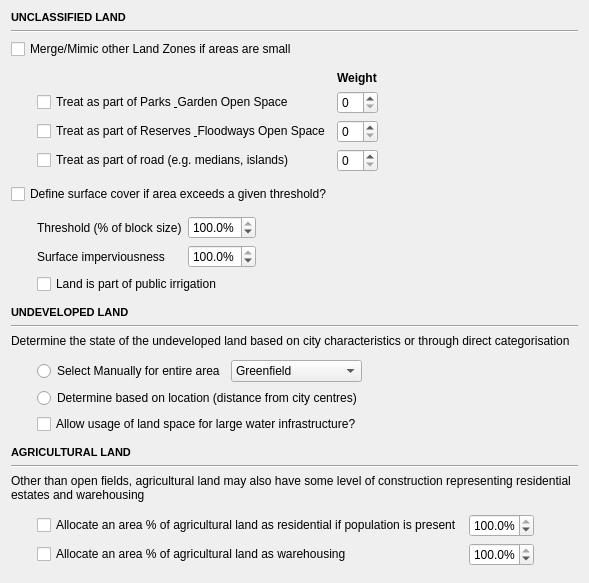
                <widget class="QWidget" name="inputs_contents_6">
                 <property name="geometry">
                  <rect>
                   <x>0</x>
                   <y>0</y>
                   <width>589</width>
                   <height>583</height>
                  </rect>
                 </property>
                 <layout class="QVBoxLayout" name="verticalLayout_17">
                  <item>
                   <widget class="QLabel" name="unc_title">
                    <property name="sizePolicy">
                     <sizepolicy hsizetype="Preferred" vsizetype="Fixed">
                      <horstretch>0</horstretch>
                      <verstretch>13</verstretch>
                     </sizepolicy>
                    </property>
                    <property name="minimumSize">
                     <size>
                      <width>0</width>
                      <height>13</height>
                     </size>
                    </property>
                    <property name="maximumSize">
                     <size>
                      <width>16777215</width>
                      <height>13</height>
                     </size>
                    </property>
                    <property name="text">
                     <string>&lt;!DOCTYPE HTML PUBLIC &quot;-//W3C//DTD HTML 4.0//EN&quot; &quot;http://www.w3.org/TR/REC-html40/strict.dtd&quot;&gt;
&lt;html&gt;&lt;head&gt;&lt;meta name=&quot;qrichtext&quot; content=&quot;1&quot; /&gt;&lt;style type=&quot;text/css&quot;&gt;
p, li { white-space: pre-wrap; }
&lt;/style&gt;&lt;/head&gt;&lt;body style=&quot; font-family:'MS Shell Dlg 2'; font-size:8pt; font-weight:400; font-style:normal;&quot;&gt;
&lt;p style=&quot; margin-top:0px; margin-bottom:0px; margin-left:0px; margin-right:0px; -qt-block-indent:0; text-indent:0px;&quot;&gt;&lt;span style=&quot; font-weight:600;&quot;&gt;UNCLASSIFIED LAND&lt;/span&gt;&lt;/p&gt;&lt;/body&gt;&lt;/html&gt;</string>
                    </property>
                   </widget>
                  </item>
                  <item>
                   <widget class="Line" name="line_21">
                    <property name="orientation">
                     <enum>Qt::Horizontal</enum>
                    </property>
                   </widget>
                  </item>
                  <item>
                   <widget class="QCheckBox" name="unc_merge_check">
                    <property name="text">
                     <string>Merge/Mimic other Land Zones if areas are small</string>
                    </property>
                   </widget>
                  </item>
                  <item>
                   <widget class="QWidget" name="widget_24" native="true">
                    <property name="minimumSize">
                     <size>
                      <width>0</width>
                      <height>0</height>
                     </size>
                    </property>
                    <layout class="QGridLayout" name="gridLayout_27">
                     <property name="leftMargin">
                      <number>6</number>
                     </property>
                     <property name="topMargin">
                      <number>6</number>
                     </property>
                     <property name="rightMargin">
                      <number>6</number>
                     </property>
                     <property name="bottomMargin">
                      <number>6</number>
                     </property>
                     <item row="1" column="3">
                      <spacer name="horizontalSpacer_35">
                       <property name="orientation">
                        <enum>Qt::Horizontal</enum>
                       </property>
                       <property name="sizeHint" stdset="0">
                        <size>
                         <width>40</width>
                         <height>20</height>
                        </size>
                       </property>
                      </spacer>
                     </item>
                     <item row="1" column="1">
                      <widget class="QCheckBox" name="unc_merge2pg_check">
                       <property name="text">
                        <string>Treat as part of Parks &amp; Garden Open Space</string>
                       </property>
                      </widget>
                     </item>
                     <item row="1" column="2">
                      <widget class="QSpinBox" name="unc_merge2pg_spin"/>
                     </item>
                     <item row="0" column="2">
                      <widget class="QLabel" name="unc_mergeweight_lbl">
                       <property name="text">
                        <string>&lt;html&gt;&lt;head/&gt;&lt;body&gt;&lt;p&gt;&lt;span style=&quot; font-weight:600;&quot;&gt;Weight&lt;/span&gt;&lt;/p&gt;&lt;/body&gt;&lt;/html&gt;</string>
                       </property>
                      </widget>
                     </item>
                     <item row="3" column="2">
                      <widget class="QSpinBox" name="unc_merge2trans_spin"/>
                     </item>
                     <item row="2" column="1">
                      <widget class="QCheckBox" name="unc_merge2ref_check">
                       <property name="text">
                        <string>Treat as part of Reserves &amp; Floodways Open Space</string>
                       </property>
                      </widget>
                     </item>
                     <item row="3" column="1">
                      <widget class="QCheckBox" name="unc_merge2trans_check">
                       <property name="text">
                        <string>Treat as part of road (e.g. medians, islands)</string>
                       </property>
                      </widget>
                     </item>
                     <item row="2" column="2">
                      <widget class="QSpinBox" name="unc_merge2ref_spin"/>
                     </item>
                     <item row="1" column="0">
                      <spacer name="horizontalSpacer_36">
                       <property name="orientation">
                        <enum>Qt::Horizontal</enum>
                       </property>
                       <property name="sizeType">
                        <enum>QSizePolicy::Fixed</enum>
                       </property>
                       <property name="sizeHint" stdset="0">
                        <size>
                         <width>20</width>
                         <height>20</height>
                        </size>
                       </property>
                      </spacer>
                     </item>
                    </layout>
                   </widget>
                  </item>
                  <item>
                   <widget class="QCheckBox" name="unc_custom_check">
                    <property name="text">
                     <string>Define surface cover if area exceeds a given threshold?</string>
                    </property>
                   </widget>
                  </item>
                  <item>
                   <widget class="QWidget" name="unc_params" native="true">
                    <property name="sizePolicy">
                     <sizepolicy hsizetype="Preferred" vsizetype="Fixed">
                      <horstretch>0</horstretch>
                      <verstretch>0</verstretch>
                     </sizepolicy>
                    </property>
                    <property name="minimumSize">
                     <size>
                      <width>0</width>
                      <height>0</height>
                     </size>
                    </property>
                    <property name="maximumSize">
                     <size>
                      <width>16777215</width>
                      <height>16777215</height>
                     </size>
                    </property>
                    <layout class="QGridLayout" name="gridLayout_28">
                     <property name="leftMargin">
                      <number>6</number>
                     </property>
                     <property name="topMargin">
                      <number>6</number>
                     </property>
                     <property name="rightMargin">
                      <number>6</number>
                     </property>
                     <property name="bottomMargin">
                      <number>6</number>
                     </property>
                     <item row="0" column="1">
                      <widget class="QLabel" name="unc_customthresh_lbl">
                       <property name="text">
                        <string>Threshold (% of block size)</string>
                       </property>
                      </widget>
                     </item>
                     <item row="0" column="2">
                      <widget class="QDoubleSpinBox" name="unc_areathresh_spin">
                       <property name="suffix">
                        <string>%</string>
                       </property>
                       <property name="decimals">
                        <number>1</number>
                       </property>
                       <property name="value">
                        <double>100.000000000000000</double>
                       </property>
                      </widget>
                     </item>
                     <item row="1" column="1">
                      <widget class="QLabel" name="unc_customimp_lbl">
                       <property name="text">
                        <string>Surface imperviousness</string>
                       </property>
                      </widget>
                     </item>
                     <item row="2" column="1" colspan="2">
                      <widget class="QCheckBox" name="unc_customirrigate_check">
                       <property name="text">
                        <string>Land is part of public irrigation</string>
                       </property>
                      </widget>
                     </item>
                     <item row="1" column="2">
                      <widget class="QDoubleSpinBox" name="unc_customimp_spin">
                       <property name="suffix">
                        <string>%</string>
                       </property>
                       <property name="decimals">
                        <number>1</number>
                       </property>
                       <property name="value">
                        <double>100.000000000000000</double>
                       </property>
                      </widget>
                     </item>
                     <item row="0" column="0">
                      <spacer name="horizontalSpacer_37">
                       <property name="orientation">
                        <enum>Qt::Horizontal</enum>
                       </property>
                       <property name="sizeType">
                        <enum>QSizePolicy::Fixed</enum>
                       </property>
                       <property name="sizeHint" stdset="0">
                        <size>
                         <width>20</width>
                         <height>20</height>
                        </size>
                       </property>
                      </spacer>
                     </item>
                     <item row="0" column="3">
                      <spacer name="horizontalSpacer_38">
                       <property name="orientation">
                        <enum>Qt::Horizontal</enum>
                       </property>
                       <property name="sizeHint" stdset="0">
                        <size>
                         <width>40</width>
                         <height>20</height>
                        </size>
                       </property>
                      </spacer>
                     </item>
                    </layout>
                   </widget>
                  </item>
                  <item>
                   <widget class="QLabel" name="und_title">
                    <property name="sizePolicy">
                     <sizepolicy hsizetype="Preferred" vsizetype="Fixed">
                      <horstretch>0</horstretch>
                      <verstretch>13</verstretch>
                     </sizepolicy>
                    </property>
                    <property name="minimumSize">
                     <size>
                      <width>0</width>
                      <height>13</height>
                     </size>
                    </property>
                    <property name="maximumSize">
                     <size>
                      <width>16777215</width>
                      <height>13</height>
                     </size>
                    </property>
                    <property name="text">
                     <string>&lt;!DOCTYPE HTML PUBLIC &quot;-//W3C//DTD HTML 4.0//EN&quot; &quot;http://www.w3.org/TR/REC-html40/strict.dtd&quot;&gt;
&lt;html&gt;&lt;head&gt;&lt;meta name=&quot;qrichtext&quot; content=&quot;1&quot; /&gt;&lt;style type=&quot;text/css&quot;&gt;
p, li { white-space: pre-wrap; }
&lt;/style&gt;&lt;/head&gt;&lt;body style=&quot; font-family:'MS Shell Dlg 2'; font-size:8pt; font-weight:400; font-style:normal;&quot;&gt;
&lt;p style=&quot; margin-top:0px; margin-bottom:0px; margin-left:0px; margin-right:0px; -qt-block-indent:0; text-indent:0px;&quot;&gt;&lt;span style=&quot; font-weight:600;&quot;&gt;UNDEVELOPED LAND&lt;/span&gt;&lt;/p&gt;&lt;/body&gt;&lt;/html&gt;</string>
                    </property>
                   </widget>
                  </item>
                  <item>
                   <widget class="Line" name="line_22">
                    <property name="orientation">
                     <enum>Qt::Horizontal</enum>
                    </property>
                   </widget>
                  </item>
                  <item>
                   <widget class="QLabel" name="und_state_lbl">
                    <property name="text">
                     <string>Determine the state of the undeveloped land based on city characteristics or through direct categorisation</string>
                    </property>
                    <property name="wordWrap">
                     <bool>true</bool>
                    </property>
                   </widget>
                  </item>
                  <item>
                   <widget class="QWidget" name="und_params" native="true">
                    <property name="sizePolicy">
                     <sizepolicy hsizetype="Preferred" vsizetype="Preferred">
                      <horstretch>0</horstretch>
                      <verstretch>0</verstretch>
                     </sizepolicy>
                    </property>
                    <property name="minimumSize">
                     <size>
                      <width>0</width>
                      <height>0</height>
                     </size>
                    </property>
                    <property name="maximumSize">
                     <size>
                      <width>16777215</width>
                      <height>16777215</height>
                     </size>
                    </property>
                    <layout class="QGridLayout" name="gridLayout_32">
                     <property name="leftMargin">
                      <number>6</number>
                     </property>
                     <property name="topMargin">
                      <number>6</number>
                     </property>
                     <property name="rightMargin">
                      <number>6</number>
                     </property>
                     <property name="bottomMargin">
                      <number>6</number>
                     </property>
                     <item row="0" column="0">
                      <spacer name="horizontalSpacer_39">
                       <property name="orientation">
                        <enum>Qt::Horizontal</enum>
                       </property>
                       <property name="sizeType">
                        <enum>QSizePolicy::Fixed</enum>
                       </property>
                       <property name="sizeHint" stdset="0">
                        <size>
                         <width>20</width>
                         <height>20</height>
                        </size>
                       </property>
                      </spacer>
                     </item>
                     <item row="0" column="1">
                      <widget class="QRadioButton" name="und_statemanual_radio">
                       <property name="text">
                        <string>Select Manually for entire area</string>
                       </property>
                      </widget>
                     </item>
                     <item row="0" column="2">
                      <widget class="QComboBox" name="und_statemanual_combo">
                       <item>
                        <property name="text">
                         <string>Greenfield</string>
                        </property>
                       </item>
                       <item>
                        <property name="text">
                         <string>Brownfield</string>
                        </property>
                       </item>
                       <item>
                        <property name="text">
                         <string>Agriculture</string>
                        </property>
                       </item>
                      </widget>
                     </item>
                     <item row="1" column="1" colspan="2">
                      <widget class="QRadioButton" name="und_stateauto_radio">
                       <property name="text">
                        <string>Determine based on location (distance from city centres)</string>
                       </property>
                      </widget>
                     </item>
                     <item row="2" column="1" colspan="2">
                      <widget class="QCheckBox" name="und_allowdev_check">
                       <property name="text">
                        <string>Allow usage of land space for large water infrastructure?</string>
                       </property>
                      </widget>
                     </item>
                     <item row="0" column="3">
                      <spacer name="horizontalSpacer_40">
                       <property name="orientation">
                        <enum>Qt::Horizontal</enum>
                       </property>
                       <property name="sizeHint" stdset="0">
                        <size>
                         <width>40</width>
                         <height>20</height>
                        </size>
                       </property>
                      </spacer>
                     </item>
                    </layout>
                   </widget>
                  </item>
                  <item>
                   <widget class="QLabel" name="agg_title">
                    <property name="sizePolicy">
                     <sizepolicy hsizetype="Preferred" vsizetype="Fixed">
                      <horstretch>0</horstretch>
                      <verstretch>13</verstretch>
                     </sizepolicy>
                    </property>
                    <property name="minimumSize">
                     <size>
                      <width>0</width>
                      <height>13</height>
                     </size>
                    </property>
                    <property name="maximumSize">
                     <size>
                      <width>16777215</width>
                      <height>13</height>
                     </size>
                    </property>
                    <property name="text">
                     <string>&lt;!DOCTYPE HTML PUBLIC &quot;-//W3C//DTD HTML 4.0//EN&quot; &quot;http://www.w3.org/TR/REC-html40/strict.dtd&quot;&gt;
&lt;html&gt;&lt;head&gt;&lt;meta name=&quot;qrichtext&quot; content=&quot;1&quot; /&gt;&lt;style type=&quot;text/css&quot;&gt;
p, li { white-space: pre-wrap; }
&lt;/style&gt;&lt;/head&gt;&lt;body style=&quot; font-family:'MS Shell Dlg 2'; font-size:8pt; font-weight:400; font-style:normal;&quot;&gt;
&lt;p style=&quot; margin-top:0px; margin-bottom:0px; margin-left:0px; margin-right:0px; -qt-block-indent:0; text-indent:0px;&quot;&gt;&lt;span style=&quot; font-weight:600;&quot;&gt;AGRICULTURAL LAND&lt;/span&gt;&lt;/p&gt;&lt;/body&gt;&lt;/html&gt;</string>
                    </property>
                   </widget>
                  </item>
                  <item>
                   <widget class="Line" name="line_25">
                    <property name="orientation">
                     <enum>Qt::Horizontal</enum>
                    </property>
                   </widget>
                  </item>
                  <item>
                   <widget class="QLabel" name="agg_descr">
                    <property name="text">
                     <string>Other than open fields, agricultural land may also have some level of construction representing residential estates and warehousing</string>
                    </property>
                    <property name="wordWrap">
                     <bool>true</bool>
                    </property>
                   </widget>
                  </item>
                  <item>
                   <widget class="QWidget" name="und_params_3" native="true">
                    <property name="sizePolicy">
                     <sizepolicy hsizetype="Preferred" vsizetype="Preferred">
                      <horstretch>0</horstretch>
                      <verstretch>0</verstretch>
                     </sizepolicy>
                    </property>
                    <property name="minimumSize">
                     <size>
                      <width>0</width>
                      <height>0</height>
                     </size>
                    </property>
                    <property name="maximumSize">
                     <size>
                      <width>16777215</width>
                      <height>16777215</height>
                     </size>
                    </property>
                    <layout class="QGridLayout" name="gridLayout_37">
                     <property name="leftMargin">
                      <number>6</number>
                     </property>
                     <property name="topMargin">
                      <number>6</number>
                     </property>
                     <property name="rightMargin">
                      <number>6</number>
                     </property>
                     <property name="bottomMargin">
                      <number>6</number>
                     </property>
                     <item row="0" column="0">
                      <spacer name="horizontalSpacer_62">
                       <property name="orientation">
                        <enum>Qt::Horizontal</enum>
                       </property>
                       <property name="sizeType">
                        <enum>QSizePolicy::Fixed</enum>
                       </property>
                       <property name="sizeHint" stdset="0">
                        <size>
                         <width>20</width>
                         <height>20</height>
                        </size>
                       </property>
                      </spacer>
                     </item>
                     <item row="0" column="3">
                      <spacer name="horizontalSpacer_63">
                       <property name="orientation">
                        <enum>Qt::Horizontal</enum>
                       </property>
                       <property name="sizeHint" stdset="0">
                        <size>
                         <width>40</width>
                         <height>20</height>
                        </size>
                       </property>
                      </spacer>
                     </item>
                     <item row="0" column="1">
                      <widget class="QCheckBox" name="agg_allocateres_check">
                       <property name="text">
                        <string>Allocate an area % of agricultural land as residential if population is present</string>
                       </property>
                      </widget>
                     </item>
                     <item row="0" column="2">
                      <widget class="QDoubleSpinBox" name="agg_allocateres_spin">
                       <property name="sizePolicy">
                        <sizepolicy hsizetype="Expanding" vsizetype="Fixed">
                         <horstretch>0</horstretch>
                         <verstretch>0</verstretch>
                        </sizepolicy>
                       </property>
                       <property name="suffix">
                        <string>%</string>
                       </property>
                       <property name="decimals">
                        <number>1</number>
                       </property>
                       <property name="value">
                        <double>100.000000000000000</double>
                       </property>
                      </widget>
                     </item>
                     <item row="1" column="1">
                      <widget class="QCheckBox" name="agg_allocatenonres_check">
                       <property name="text">
                        <string>Allocate an area % of agricultural land as warehousing</string>
                       </property>
                      </widget>
                     </item>
                     <item row="1" column="2">
                      <widget class="QDoubleSpinBox" name="agg_allocatenonres_spin">
                       <property name="sizePolicy">
                        <sizepolicy hsizetype="Expanding" vsizetype="Fixed">
                         <horstretch>0</horstretch>
                         <verstretch>0</verstretch>
                        </sizepolicy>
                       </property>
                       <property name="suffix">
                        <string>%</string>
                       </property>
                       <property name="decimals">
                        <number>1</number>
                       </property>
                       <property name="value">
                        <double>100.000000000000000</double>
                       </property>
                      </widget>
                     </item>
                     <item row="1" column="3">
                      <spacer name="horizontalSpacer_64">
                       <property name="orientation">
                        <enum>Qt::Horizontal</enum>
                       </property>
                       <property name="sizeHint" stdset="0">
                        <size>
                         <width>40</width>
                         <height>20</height>
                        </size>
                       </property>
                      </spacer>
                     </item>
                    </layout>
                   </widget>
                  </item>
                  <item>
                   <spacer name="verticalSpacer_23">
                    <property name="orientation">
                     <enum>Qt::Vertical</enum>
                    </property>
                    <property name="sizeHint" stdset="0">
                     <size>
                      <width>20</width>
                      <height>40</height>
                     </size>
                    </property>
                   </spacer>
                  </item>
                 </layout>
                </widget>
